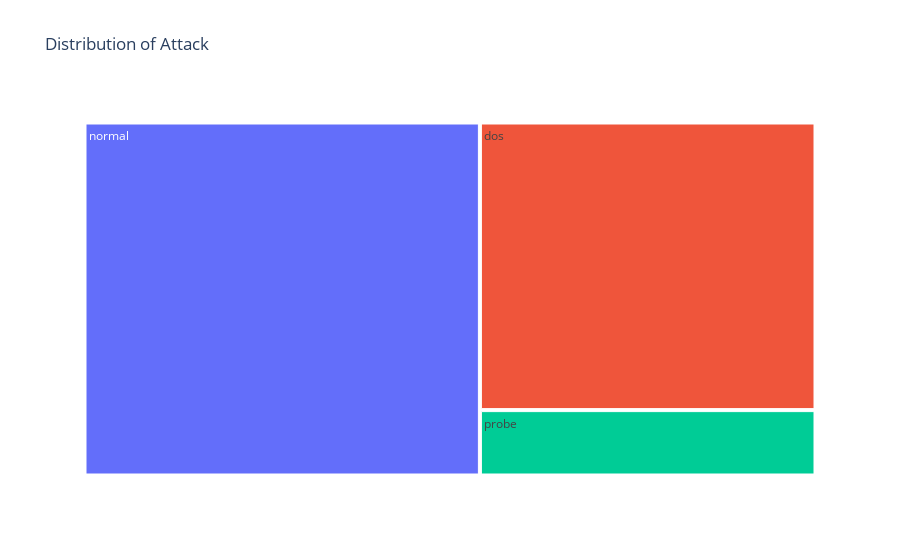

This figure's notebook cell:
### Code cell
class_distribution = df['attack'].value_counts().reset_index()
class_distribution.columns = ['attack', 'count']

fig = px.treemap(class_distribution, 
                 path=['attack'], 
                 values='count', 
                 title='Distribution of Attack')
fig.show()

### Figure 1 — Plotly figure (JSON) as saved in the notebook; plotly's stock layout.template omitted (floating-point values rounded to 4 significant figures)
{"data": [{"branchvalues": "total", "domain": {"x": [0, 1], "y": [0, 1]}, "hovertemplate": "labels=%{label}<br>count=%{value}<br>parent=%{parent}<br>id=%{id}<extra></extra>", "ids": ["dos", "normal", "probe"], "labels": ["dos", "normal", "probe"], "name": "", "parents": ["", "", ""], "type": "treemap", "values": [40629, 58750, 9237]}], "layout": {"legend": {"tracegroupgap": 0}, "title": {"text": "Distribution of Attack"}}}
